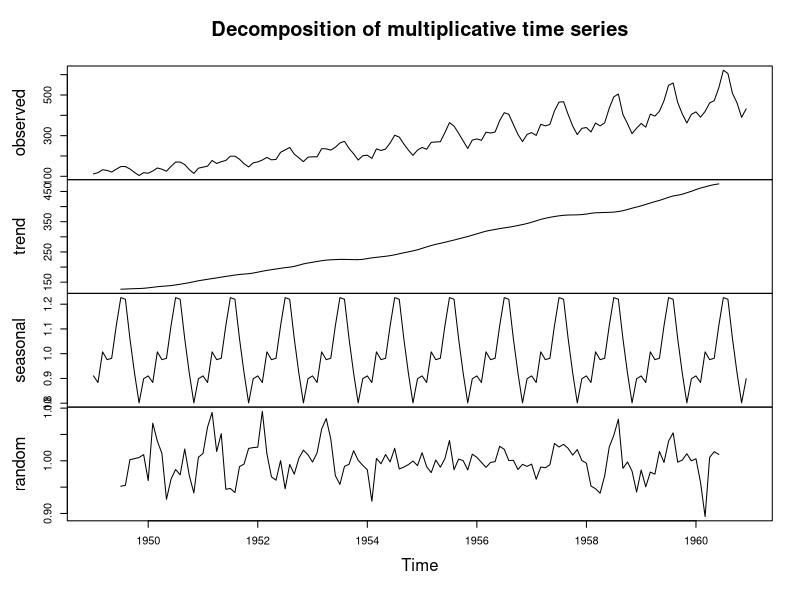

Generate this figure with R: (Note: this script raises an error after producing the figure.)
## ---- chunk 1
ourDecomposition <- decompose(AirPassengers, type="multiplicative")
plot(ourDecomposition)
## ---- chunk 2
modelsList <- c("ANN","AAN","AAdN","AMN","AMdN","ANA","AAA","AAdA","AMA","AMdA","ANM","AAM","AAdM","AMM","AMdM",
                "MNN","MAN","MAdN","MMN","MMdN","MNA","MAA","MAdA","MMA","MMdA","MNM","MAM","MAdM","MMM","MMdM")
level <- 500
trend <- c(100,1.05)
seasonality <- list((c(1.3,1.1,0.9,0.75)-1)*2*level,c(1.3,1.1,0.9,0.75))
generatedData <- vector("list", length(modelsList))
scale <- 0.05
for(i in 1:length(modelsList)){
  initial <- switch(substr(modelsList[i],2,2),
                    "A"=c(level,trend[1]),
                    "M"=c(level,trend[2]),
                    level*2);
  initialSeason <- switch(substr(modelsList[i],nchar(modelsList[i]),nchar(modelsList[i])),
                    "A"=seasonality[[1]],
                    "M"=seasonality[[2]],
                    NULL);
  if(nchar(modelsList[i])==4){
    phi <- 0.95;
  }
  else{
    phi <- 1;
  }
  sdValue <- switch(substr(modelsList[i],1,1),
                    "A"=sqrt(level^2*(exp(scale^2)-1)*exp(scale)),
                    "M"=scale)
  meanValue <- switch(substr(modelsList[i],1,1),
                      "A"=0,
                      "M"=1)
  generatedData[[i]] <- sim.es(modelsList[i], obs=36, frequency=4, persistence=0, phi=phi,
                               initial=initial, initialSeason=initialSeason, mean=meanValue, sd=sdValue)$data
}

# Prepare the canvas
par(mfcol=c(5,3),mar=c(2,3,2,1))
# The matrix that corresponds to the i
ylimValues <- matrix(c(1:15),5,3)
for(i in 1:15){
  if(i>15){
    ylimRow <- which(ylimValues == i-15,arr.ind=T)[1]
    ylim <- range(unlist(generatedData[ylimValues[ylimRow,]+15]))
  }
  else{
    ylimRow <- which(ylimValues == i,arr.ind=T)[1]
    ylim <- range(unlist(generatedData[ylimValues[ylimRow,]]))
  }
  plot(generatedData[[i]], main=paste0("ETS(",modelsList[i],")"),ylim=ylim,ylab="")
}
## ---- chunk 3
# Prepare the canvas
par(mfcol=c(5,3),mar=c(2,3,2,1))
# The matrix that corresponds to the i
ylimValues <- matrix(c(1:15),5,3)
for(i in 16:30){
  if(i>15){
    ylimRow <- which(ylimValues == i-15,arr.ind=T)[1]
    ylim <- range(unlist(generatedData[ylimValues[ylimRow,]+15]))
  }
  else{
    ylimRow <- which(ylimValues == i,arr.ind=T)[1]
    ylim <- range(unlist(generatedData[ylimValues[ylimRow,]]))
  }
  plot(generatedData[[i]], main=paste0("ETS(",modelsList[i],")"),ylim=ylim,ylab="")
}
